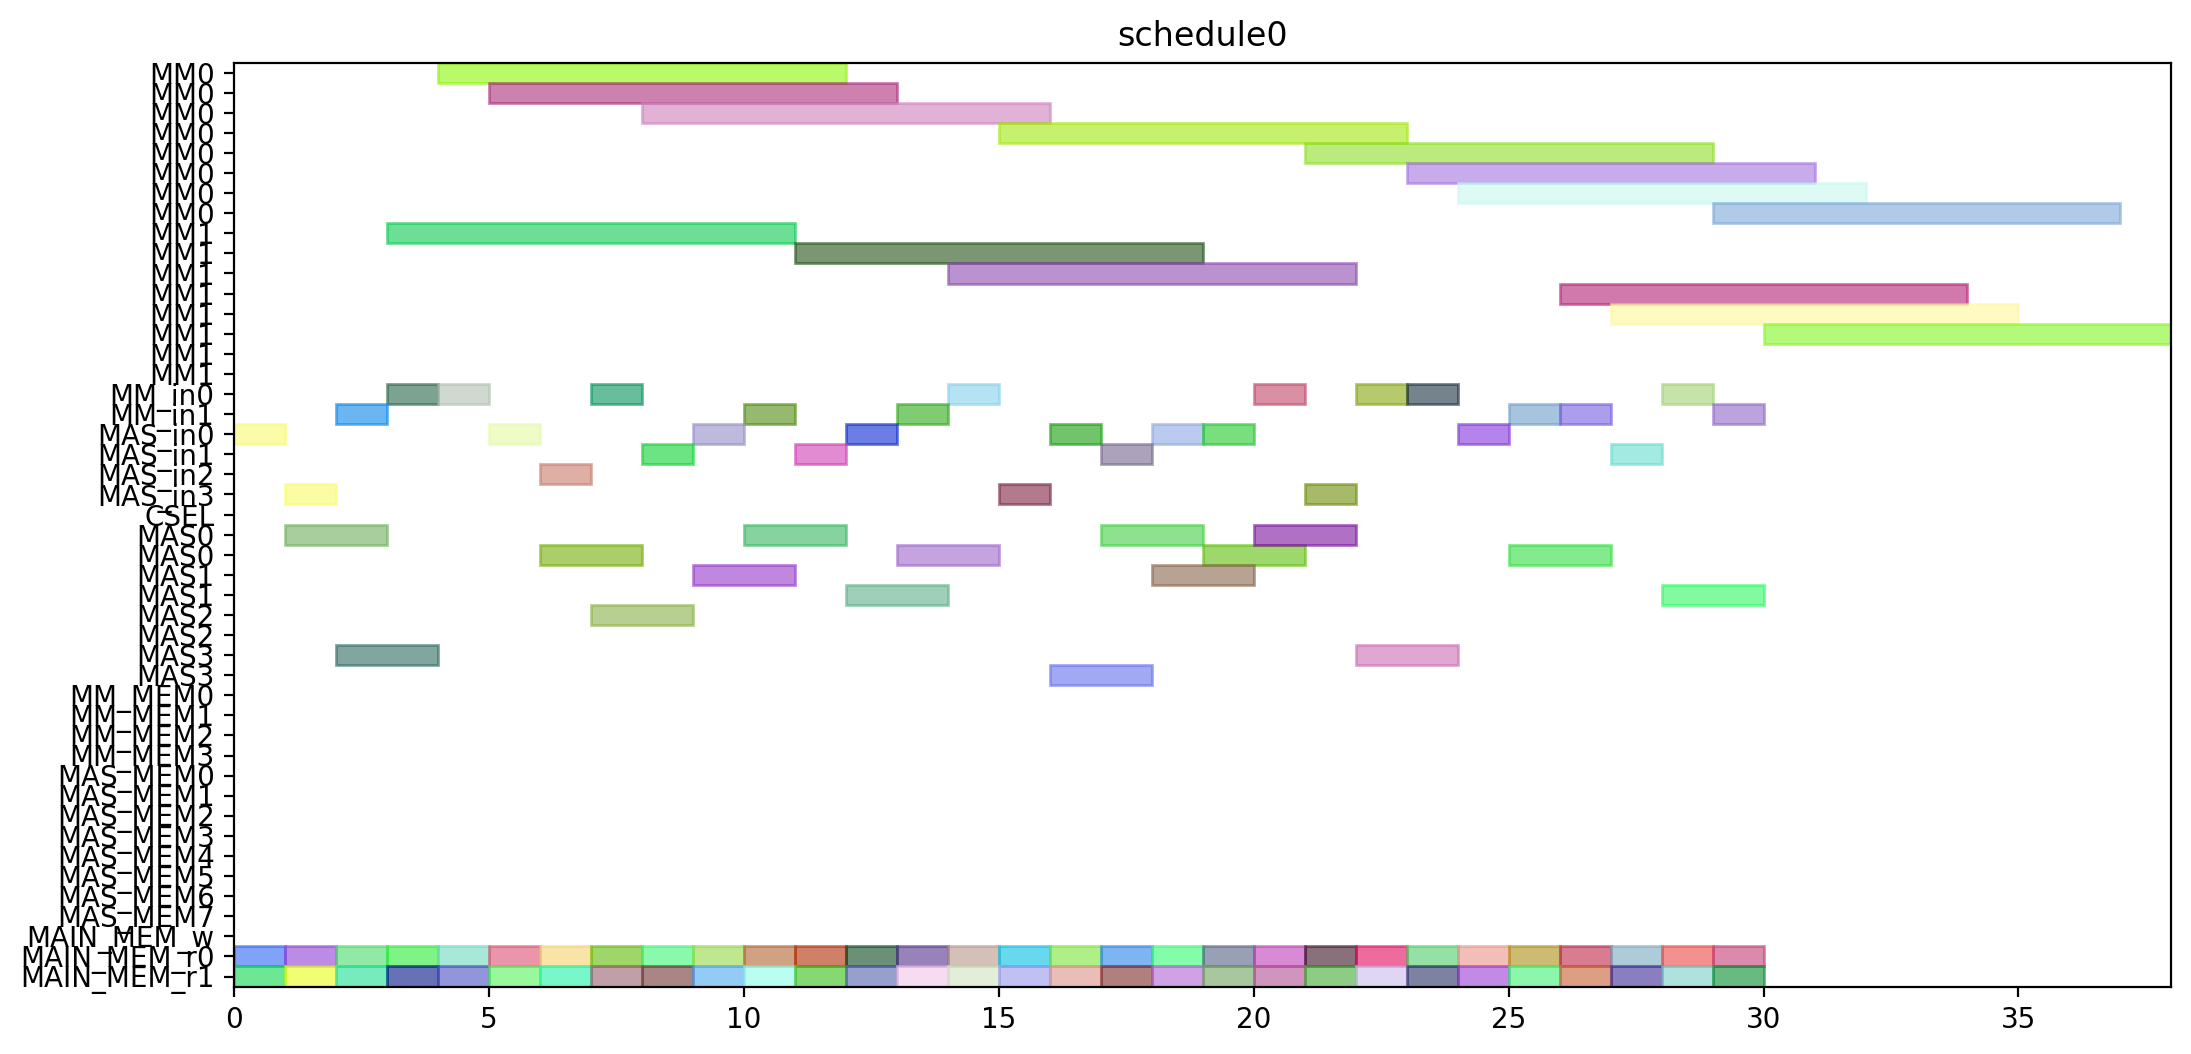

This figure's Python source:
from pyschedule import Scenario, solvers, plotters, alt


def solve():
	horizon = 120
	S = Scenario("schedule0", horizon=horizon)

	# resource
	MM = S.Resources('MM', num=2, size=8)
	MM_in = S.Resources('MM_in', num=2)
	MAS_in = S.Resources('MAS_in', num=4)
	CSEL = S.Resource('CSEL')
	MAS = S.Resources('MAS', num=4, size=2, periods=range(1, horizon))
	MM_MEM = S.Resources('MM_MEM', num=4)
	MAS_MEM = S.Resources('MAS_MEM', num=8)
	MAIN_MEM_w = S.Resource('MAIN_MEM_w', size=1)
	MAIN_MEM_r = S.Resources('MAIN_MEM_r', num=2)

	# result of previous scheduling

	# new tasks
	r1_t0 = S.Task('r1_t0', length=8, delay_cost=1)
	r1_t0 += alt(MM)
	r1_t0_in = S.Task('r1_t0_in', length=1, delay_cost=1)
	r1_t0_in += alt(MM_in)
	S += r1_t0_in*MM_in[0]<=r1_t0*MM[0]
	S += r1_t0_in*MM_in[1]<=r1_t0*MM[1]
	r1_t0_mem0 = S.Task('r1_t0_mem0', length=1, delay_cost=1)
	r1_t0_mem0 += MAIN_MEM_r[0]
	S += r1_t0_mem0 <= r1_t0

	r1_t0_mem1 = S.Task('r1_t0_mem1', length=1, delay_cost=1)
	r1_t0_mem1 += MAIN_MEM_r[1]
	S += r1_t0_mem1 <= r1_t0

	r1_t1 = S.Task('r1_t1', length=8, delay_cost=1)
	r1_t1 += alt(MM)
	r1_t1_in = S.Task('r1_t1_in', length=1, delay_cost=1)
	r1_t1_in += alt(MM_in)
	S += r1_t1_in*MM_in[0]<=r1_t1*MM[0]
	S += r1_t1_in*MM_in[1]<=r1_t1*MM[1]
	r1_t1_mem0 = S.Task('r1_t1_mem0', length=1, delay_cost=1)
	r1_t1_mem0 += MAIN_MEM_r[0]
	S += r1_t1_mem0 <= r1_t1

	r1_t1_mem1 = S.Task('r1_t1_mem1', length=1, delay_cost=1)
	r1_t1_mem1 += MAIN_MEM_r[1]
	S += r1_t1_mem1 <= r1_t1

	r1_t2 = S.Task('r1_t2', length=2, delay_cost=1)
	r1_t2 += alt(MAS)
	r1_t2_in = S.Task('r1_t2_in', length=1, delay_cost=1)
	r1_t2_in += alt(MAS_in)
	S += r1_t2_in*MAS_in[0]<=r1_t2*MAS[0]

	S += r1_t2_in*MAS_in[1]<=r1_t2*MAS[1]

	S += r1_t2_in*MAS_in[2]<=r1_t2*MAS[2]

	S += r1_t2_in*MAS_in[3]<=r1_t2*MAS[3]

	r1_t2_mem0 = S.Task('r1_t2_mem0', length=1, delay_cost=1)
	r1_t2_mem0 += MAIN_MEM_r[0]
	S += r1_t2_mem0 <= r1_t2

	r1_t2_mem1 = S.Task('r1_t2_mem1', length=1, delay_cost=1)
	r1_t2_mem1 += MAIN_MEM_r[1]
	S += r1_t2_mem1 <= r1_t2

	r1_t3 = S.Task('r1_t3', length=2, delay_cost=1)
	r1_t3 += alt(MAS)
	r1_t3_in = S.Task('r1_t3_in', length=1, delay_cost=1)
	r1_t3_in += alt(MAS_in)
	S += r1_t3_in*MAS_in[0]<=r1_t3*MAS[0]

	S += r1_t3_in*MAS_in[1]<=r1_t3*MAS[1]

	S += r1_t3_in*MAS_in[2]<=r1_t3*MAS[2]

	S += r1_t3_in*MAS_in[3]<=r1_t3*MAS[3]

	r1_t3_mem0 = S.Task('r1_t3_mem0', length=1, delay_cost=1)
	r1_t3_mem0 += MAIN_MEM_r[0]
	S += r1_t3_mem0 <= r1_t3

	r1_t3_mem1 = S.Task('r1_t3_mem1', length=1, delay_cost=1)
	r1_t3_mem1 += MAIN_MEM_r[1]
	S += r1_t3_mem1 <= r1_t3

	r3_t0 = S.Task('r3_t0', length=8, delay_cost=1)
	r3_t0 += alt(MM)
	r3_t0_in = S.Task('r3_t0_in', length=1, delay_cost=1)
	r3_t0_in += alt(MM_in)
	S += r3_t0_in*MM_in[0]<=r3_t0*MM[0]
	S += r3_t0_in*MM_in[1]<=r3_t0*MM[1]
	r3_t0_mem0 = S.Task('r3_t0_mem0', length=1, delay_cost=1)
	r3_t0_mem0 += MAIN_MEM_r[0]
	S += r3_t0_mem0 <= r3_t0

	r3_t0_mem1 = S.Task('r3_t0_mem1', length=1, delay_cost=1)
	r3_t0_mem1 += MAIN_MEM_r[1]
	S += r3_t0_mem1 <= r3_t0

	r3_t1 = S.Task('r3_t1', length=8, delay_cost=1)
	r3_t1 += alt(MM)
	r3_t1_in = S.Task('r3_t1_in', length=1, delay_cost=1)
	r3_t1_in += alt(MM_in)
	S += r3_t1_in*MM_in[0]<=r3_t1*MM[0]
	S += r3_t1_in*MM_in[1]<=r3_t1*MM[1]
	r3_t1_mem0 = S.Task('r3_t1_mem0', length=1, delay_cost=1)
	r3_t1_mem0 += MAIN_MEM_r[0]
	S += r3_t1_mem0 <= r3_t1

	r3_t1_mem1 = S.Task('r3_t1_mem1', length=1, delay_cost=1)
	r3_t1_mem1 += MAIN_MEM_r[1]
	S += r3_t1_mem1 <= r3_t1

	r3_t2 = S.Task('r3_t2', length=2, delay_cost=1)
	r3_t2 += alt(MAS)
	r3_t2_in = S.Task('r3_t2_in', length=1, delay_cost=1)
	r3_t2_in += alt(MAS_in)
	S += r3_t2_in*MAS_in[0]<=r3_t2*MAS[0]

	S += r3_t2_in*MAS_in[1]<=r3_t2*MAS[1]

	S += r3_t2_in*MAS_in[2]<=r3_t2*MAS[2]

	S += r3_t2_in*MAS_in[3]<=r3_t2*MAS[3]

	r3_t2_mem0 = S.Task('r3_t2_mem0', length=1, delay_cost=1)
	r3_t2_mem0 += MAIN_MEM_r[0]
	S += r3_t2_mem0 <= r3_t2

	r3_t2_mem1 = S.Task('r3_t2_mem1', length=1, delay_cost=1)
	r3_t2_mem1 += MAIN_MEM_r[1]
	S += r3_t2_mem1 <= r3_t2

	r3_t3 = S.Task('r3_t3', length=2, delay_cost=1)
	r3_t3 += alt(MAS)
	r3_t3_in = S.Task('r3_t3_in', length=1, delay_cost=1)
	r3_t3_in += alt(MAS_in)
	S += r3_t3_in*MAS_in[0]<=r3_t3*MAS[0]

	S += r3_t3_in*MAS_in[1]<=r3_t3*MAS[1]

	S += r3_t3_in*MAS_in[2]<=r3_t3*MAS[2]

	S += r3_t3_in*MAS_in[3]<=r3_t3*MAS[3]

	r3_t3_mem0 = S.Task('r3_t3_mem0', length=1, delay_cost=1)
	r3_t3_mem0 += MAIN_MEM_r[0]
	S += r3_t3_mem0 <= r3_t3

	r3_t3_mem1 = S.Task('r3_t3_mem1', length=1, delay_cost=1)
	r3_t3_mem1 += MAIN_MEM_r[1]
	S += r3_t3_mem1 <= r3_t3

	r4_t0 = S.Task('r4_t0', length=8, delay_cost=1)
	r4_t0 += alt(MM)
	r4_t0_in = S.Task('r4_t0_in', length=1, delay_cost=1)
	r4_t0_in += alt(MM_in)
	S += r4_t0_in*MM_in[0]<=r4_t0*MM[0]
	S += r4_t0_in*MM_in[1]<=r4_t0*MM[1]
	r4_t0_mem0 = S.Task('r4_t0_mem0', length=1, delay_cost=1)
	r4_t0_mem0 += MAIN_MEM_r[0]
	S += r4_t0_mem0 <= r4_t0

	r4_t0_mem1 = S.Task('r4_t0_mem1', length=1, delay_cost=1)
	r4_t0_mem1 += MAIN_MEM_r[1]
	S += r4_t0_mem1 <= r4_t0

	r4_t1 = S.Task('r4_t1', length=8, delay_cost=1)
	r4_t1 += alt(MM)
	r4_t1_in = S.Task('r4_t1_in', length=1, delay_cost=1)
	r4_t1_in += alt(MM_in)
	S += r4_t1_in*MM_in[0]<=r4_t1*MM[0]
	S += r4_t1_in*MM_in[1]<=r4_t1*MM[1]
	r4_t1_mem0 = S.Task('r4_t1_mem0', length=1, delay_cost=1)
	r4_t1_mem0 += MAIN_MEM_r[0]
	S += r4_t1_mem0 <= r4_t1

	r4_t1_mem1 = S.Task('r4_t1_mem1', length=1, delay_cost=1)
	r4_t1_mem1 += MAIN_MEM_r[1]
	S += r4_t1_mem1 <= r4_t1

	r4_t2 = S.Task('r4_t2', length=2, delay_cost=1)
	r4_t2 += alt(MAS)
	r4_t2_in = S.Task('r4_t2_in', length=1, delay_cost=1)
	r4_t2_in += alt(MAS_in)
	S += r4_t2_in*MAS_in[0]<=r4_t2*MAS[0]

	S += r4_t2_in*MAS_in[1]<=r4_t2*MAS[1]

	S += r4_t2_in*MAS_in[2]<=r4_t2*MAS[2]

	S += r4_t2_in*MAS_in[3]<=r4_t2*MAS[3]

	r4_t2_mem0 = S.Task('r4_t2_mem0', length=1, delay_cost=1)
	r4_t2_mem0 += MAIN_MEM_r[0]
	S += r4_t2_mem0 <= r4_t2

	r4_t2_mem1 = S.Task('r4_t2_mem1', length=1, delay_cost=1)
	r4_t2_mem1 += MAIN_MEM_r[1]
	S += r4_t2_mem1 <= r4_t2

	r4_t3 = S.Task('r4_t3', length=2, delay_cost=1)
	r4_t3 += alt(MAS)
	r4_t3_in = S.Task('r4_t3_in', length=1, delay_cost=1)
	r4_t3_in += alt(MAS_in)
	S += r4_t3_in*MAS_in[0]<=r4_t3*MAS[0]

	S += r4_t3_in*MAS_in[1]<=r4_t3*MAS[1]

	S += r4_t3_in*MAS_in[2]<=r4_t3*MAS[2]

	S += r4_t3_in*MAS_in[3]<=r4_t3*MAS[3]

	r4_t3_mem0 = S.Task('r4_t3_mem0', length=1, delay_cost=1)
	r4_t3_mem0 += MAIN_MEM_r[0]
	S += r4_t3_mem0 <= r4_t3

	r4_t3_mem1 = S.Task('r4_t3_mem1', length=1, delay_cost=1)
	r4_t3_mem1 += MAIN_MEM_r[1]
	S += r4_t3_mem1 <= r4_t3

	r5_t0 = S.Task('r5_t0', length=8, delay_cost=1)
	r5_t0 += alt(MM)
	r5_t0_in = S.Task('r5_t0_in', length=1, delay_cost=1)
	r5_t0_in += alt(MM_in)
	S += r5_t0_in*MM_in[0]<=r5_t0*MM[0]
	S += r5_t0_in*MM_in[1]<=r5_t0*MM[1]
	r5_t0_mem0 = S.Task('r5_t0_mem0', length=1, delay_cost=1)
	r5_t0_mem0 += MAIN_MEM_r[0]
	S += r5_t0_mem0 <= r5_t0

	r5_t0_mem1 = S.Task('r5_t0_mem1', length=1, delay_cost=1)
	r5_t0_mem1 += MAIN_MEM_r[1]
	S += r5_t0_mem1 <= r5_t0

	r5_t1 = S.Task('r5_t1', length=8, delay_cost=1)
	r5_t1 += alt(MM)
	r5_t1_in = S.Task('r5_t1_in', length=1, delay_cost=1)
	r5_t1_in += alt(MM_in)
	S += r5_t1_in*MM_in[0]<=r5_t1*MM[0]
	S += r5_t1_in*MM_in[1]<=r5_t1*MM[1]
	r5_t1_mem0 = S.Task('r5_t1_mem0', length=1, delay_cost=1)
	r5_t1_mem0 += MAIN_MEM_r[0]
	S += r5_t1_mem0 <= r5_t1

	r5_t1_mem1 = S.Task('r5_t1_mem1', length=1, delay_cost=1)
	r5_t1_mem1 += MAIN_MEM_r[1]
	S += r5_t1_mem1 <= r5_t1

	r5_t2 = S.Task('r5_t2', length=2, delay_cost=1)
	r5_t2 += alt(MAS)
	r5_t2_in = S.Task('r5_t2_in', length=1, delay_cost=1)
	r5_t2_in += alt(MAS_in)
	S += r5_t2_in*MAS_in[0]<=r5_t2*MAS[0]

	S += r5_t2_in*MAS_in[1]<=r5_t2*MAS[1]

	S += r5_t2_in*MAS_in[2]<=r5_t2*MAS[2]

	S += r5_t2_in*MAS_in[3]<=r5_t2*MAS[3]

	r5_t2_mem0 = S.Task('r5_t2_mem0', length=1, delay_cost=1)
	r5_t2_mem0 += MAIN_MEM_r[0]
	S += r5_t2_mem0 <= r5_t2

	r5_t2_mem1 = S.Task('r5_t2_mem1', length=1, delay_cost=1)
	r5_t2_mem1 += MAIN_MEM_r[1]
	S += r5_t2_mem1 <= r5_t2

	r5_t3 = S.Task('r5_t3', length=2, delay_cost=1)
	r5_t3 += alt(MAS)
	r5_t3_in = S.Task('r5_t3_in', length=1, delay_cost=1)
	r5_t3_in += alt(MAS_in)
	S += r5_t3_in*MAS_in[0]<=r5_t3*MAS[0]

	S += r5_t3_in*MAS_in[1]<=r5_t3*MAS[1]

	S += r5_t3_in*MAS_in[2]<=r5_t3*MAS[2]

	S += r5_t3_in*MAS_in[3]<=r5_t3*MAS[3]

	r5_t3_mem0 = S.Task('r5_t3_mem0', length=1, delay_cost=1)
	r5_t3_mem0 += MAIN_MEM_r[0]
	S += r5_t3_mem0 <= r5_t3

	r5_t3_mem1 = S.Task('r5_t3_mem1', length=1, delay_cost=1)
	r5_t3_mem1 += MAIN_MEM_r[1]
	S += r5_t3_mem1 <= r5_t3

	r6_t0 = S.Task('r6_t0', length=8, delay_cost=1)
	r6_t0 += alt(MM)
	r6_t0_in = S.Task('r6_t0_in', length=1, delay_cost=1)
	r6_t0_in += alt(MM_in)
	S += r6_t0_in*MM_in[0]<=r6_t0*MM[0]
	S += r6_t0_in*MM_in[1]<=r6_t0*MM[1]
	r6_t0_mem0 = S.Task('r6_t0_mem0', length=1, delay_cost=1)
	r6_t0_mem0 += MAIN_MEM_r[0]
	S += r6_t0_mem0 <= r6_t0

	r6_t0_mem1 = S.Task('r6_t0_mem1', length=1, delay_cost=1)
	r6_t0_mem1 += MAIN_MEM_r[1]
	S += r6_t0_mem1 <= r6_t0

	r6_t1 = S.Task('r6_t1', length=8, delay_cost=1)
	r6_t1 += alt(MM)
	r6_t1_in = S.Task('r6_t1_in', length=1, delay_cost=1)
	r6_t1_in += alt(MM_in)
	S += r6_t1_in*MM_in[0]<=r6_t1*MM[0]
	S += r6_t1_in*MM_in[1]<=r6_t1*MM[1]
	r6_t1_mem0 = S.Task('r6_t1_mem0', length=1, delay_cost=1)
	r6_t1_mem0 += MAIN_MEM_r[0]
	S += r6_t1_mem0 <= r6_t1

	r6_t1_mem1 = S.Task('r6_t1_mem1', length=1, delay_cost=1)
	r6_t1_mem1 += MAIN_MEM_r[1]
	S += r6_t1_mem1 <= r6_t1

	r6_t2 = S.Task('r6_t2', length=2, delay_cost=1)
	r6_t2 += alt(MAS)
	r6_t2_in = S.Task('r6_t2_in', length=1, delay_cost=1)
	r6_t2_in += alt(MAS_in)
	S += r6_t2_in*MAS_in[0]<=r6_t2*MAS[0]

	S += r6_t2_in*MAS_in[1]<=r6_t2*MAS[1]

	S += r6_t2_in*MAS_in[2]<=r6_t2*MAS[2]

	S += r6_t2_in*MAS_in[3]<=r6_t2*MAS[3]

	r6_t2_mem0 = S.Task('r6_t2_mem0', length=1, delay_cost=1)
	r6_t2_mem0 += MAIN_MEM_r[0]
	S += r6_t2_mem0 <= r6_t2

	r6_t2_mem1 = S.Task('r6_t2_mem1', length=1, delay_cost=1)
	r6_t2_mem1 += MAIN_MEM_r[1]
	S += r6_t2_mem1 <= r6_t2

	r6_t3 = S.Task('r6_t3', length=2, delay_cost=1)
	r6_t3 += alt(MAS)
	r6_t3_in = S.Task('r6_t3_in', length=1, delay_cost=1)
	r6_t3_in += alt(MAS_in)
	S += r6_t3_in*MAS_in[0]<=r6_t3*MAS[0]

	S += r6_t3_in*MAS_in[1]<=r6_t3*MAS[1]

	S += r6_t3_in*MAS_in[2]<=r6_t3*MAS[2]

	S += r6_t3_in*MAS_in[3]<=r6_t3*MAS[3]

	r6_t3_mem0 = S.Task('r6_t3_mem0', length=1, delay_cost=1)
	r6_t3_mem0 += MAIN_MEM_r[0]
	S += r6_t3_mem0 <= r6_t3

	r6_t3_mem1 = S.Task('r6_t3_mem1', length=1, delay_cost=1)
	r6_t3_mem1 += MAIN_MEM_r[1]
	S += r6_t3_mem1 <= r6_t3

	r9_t2 = S.Task('r9_t2', length=2, delay_cost=1)
	r9_t2 += alt(MAS)
	r9_t2_in = S.Task('r9_t2_in', length=1, delay_cost=1)
	r9_t2_in += alt(MAS_in)
	S += r9_t2_in*MAS_in[0]<=r9_t2*MAS[0]

	S += r9_t2_in*MAS_in[1]<=r9_t2*MAS[1]

	S += r9_t2_in*MAS_in[2]<=r9_t2*MAS[2]

	S += r9_t2_in*MAS_in[3]<=r9_t2*MAS[3]

	r9_t2_mem0 = S.Task('r9_t2_mem0', length=1, delay_cost=1)
	r9_t2_mem0 += MAIN_MEM_r[0]
	S += r9_t2_mem0 <= r9_t2

	r9_t2_mem1 = S.Task('r9_t2_mem1', length=1, delay_cost=1)
	r9_t2_mem1 += MAIN_MEM_r[1]
	S += r9_t2_mem1 <= r9_t2

	r12_t0 = S.Task('r12_t0', length=8, delay_cost=1)
	r12_t0 += alt(MM)
	r12_t0_in = S.Task('r12_t0_in', length=1, delay_cost=1)
	r12_t0_in += alt(MM_in)
	S += r12_t0_in*MM_in[0]<=r12_t0*MM[0]
	S += r12_t0_in*MM_in[1]<=r12_t0*MM[1]
	r12_t0_mem0 = S.Task('r12_t0_mem0', length=1, delay_cost=1)
	r12_t0_mem0 += MAIN_MEM_r[0]
	S += r12_t0_mem0 <= r12_t0

	r12_t0_mem1 = S.Task('r12_t0_mem1', length=1, delay_cost=1)
	r12_t0_mem1 += MAIN_MEM_r[1]
	S += r12_t0_mem1 <= r12_t0

	r12_t1 = S.Task('r12_t1', length=8, delay_cost=1)
	r12_t1 += alt(MM)
	r12_t1_in = S.Task('r12_t1_in', length=1, delay_cost=1)
	r12_t1_in += alt(MM_in)
	S += r12_t1_in*MM_in[0]<=r12_t1*MM[0]
	S += r12_t1_in*MM_in[1]<=r12_t1*MM[1]
	r12_t1_mem0 = S.Task('r12_t1_mem0', length=1, delay_cost=1)
	r12_t1_mem0 += MAIN_MEM_r[0]
	S += r12_t1_mem0 <= r12_t1

	r12_t1_mem1 = S.Task('r12_t1_mem1', length=1, delay_cost=1)
	r12_t1_mem1 += MAIN_MEM_r[1]
	S += r12_t1_mem1 <= r12_t1

	r12_t2 = S.Task('r12_t2', length=2, delay_cost=1)
	r12_t2 += alt(MAS)
	r12_t2_in = S.Task('r12_t2_in', length=1, delay_cost=1)
	r12_t2_in += alt(MAS_in)
	S += r12_t2_in*MAS_in[0]<=r12_t2*MAS[0]

	S += r12_t2_in*MAS_in[1]<=r12_t2*MAS[1]

	S += r12_t2_in*MAS_in[2]<=r12_t2*MAS[2]

	S += r12_t2_in*MAS_in[3]<=r12_t2*MAS[3]

	r12_t2_mem0 = S.Task('r12_t2_mem0', length=1, delay_cost=1)
	r12_t2_mem0 += MAIN_MEM_r[0]
	S += r12_t2_mem0 <= r12_t2

	r12_t2_mem1 = S.Task('r12_t2_mem1', length=1, delay_cost=1)
	r12_t2_mem1 += MAIN_MEM_r[1]
	S += r12_t2_mem1 <= r12_t2

	r12_t3 = S.Task('r12_t3', length=2, delay_cost=1)
	r12_t3 += alt(MAS)
	r12_t3_in = S.Task('r12_t3_in', length=1, delay_cost=1)
	r12_t3_in += alt(MAS_in)
	S += r12_t3_in*MAS_in[0]<=r12_t3*MAS[0]

	S += r12_t3_in*MAS_in[1]<=r12_t3*MAS[1]

	S += r12_t3_in*MAS_in[2]<=r12_t3*MAS[2]

	S += r12_t3_in*MAS_in[3]<=r12_t3*MAS[3]

	r12_t3_mem0 = S.Task('r12_t3_mem0', length=1, delay_cost=1)
	r12_t3_mem0 += MAIN_MEM_r[0]
	S += r12_t3_mem0 <= r12_t3

	r12_t3_mem1 = S.Task('r12_t3_mem1', length=1, delay_cost=1)
	r12_t3_mem1 += MAIN_MEM_r[1]
	S += r12_t3_mem1 <= r12_t3

	r13_t0 = S.Task('r13_t0', length=8, delay_cost=1)
	r13_t0 += alt(MM)
	r13_t0_in = S.Task('r13_t0_in', length=1, delay_cost=1)
	r13_t0_in += alt(MM_in)
	S += r13_t0_in*MM_in[0]<=r13_t0*MM[0]
	S += r13_t0_in*MM_in[1]<=r13_t0*MM[1]
	r13_t0_mem0 = S.Task('r13_t0_mem0', length=1, delay_cost=1)
	r13_t0_mem0 += MAIN_MEM_r[0]
	S += r13_t0_mem0 <= r13_t0

	r13_t0_mem1 = S.Task('r13_t0_mem1', length=1, delay_cost=1)
	r13_t0_mem1 += MAIN_MEM_r[1]
	S += r13_t0_mem1 <= r13_t0

	r13_t1 = S.Task('r13_t1', length=8, delay_cost=1)
	r13_t1 += alt(MM)
	r13_t1_in = S.Task('r13_t1_in', length=1, delay_cost=1)
	r13_t1_in += alt(MM_in)
	S += r13_t1_in*MM_in[0]<=r13_t1*MM[0]
	S += r13_t1_in*MM_in[1]<=r13_t1*MM[1]
	r13_t1_mem0 = S.Task('r13_t1_mem0', length=1, delay_cost=1)
	r13_t1_mem0 += MAIN_MEM_r[0]
	S += r13_t1_mem0 <= r13_t1

	r13_t1_mem1 = S.Task('r13_t1_mem1', length=1, delay_cost=1)
	r13_t1_mem1 += MAIN_MEM_r[1]
	S += r13_t1_mem1 <= r13_t1

	r13_t2 = S.Task('r13_t2', length=2, delay_cost=1)
	r13_t2 += alt(MAS)
	r13_t2_in = S.Task('r13_t2_in', length=1, delay_cost=1)
	r13_t2_in += alt(MAS_in)
	S += r13_t2_in*MAS_in[0]<=r13_t2*MAS[0]

	S += r13_t2_in*MAS_in[1]<=r13_t2*MAS[1]

	S += r13_t2_in*MAS_in[2]<=r13_t2*MAS[2]

	S += r13_t2_in*MAS_in[3]<=r13_t2*MAS[3]

	r13_t2_mem0 = S.Task('r13_t2_mem0', length=1, delay_cost=1)
	r13_t2_mem0 += MAIN_MEM_r[0]
	S += r13_t2_mem0 <= r13_t2

	r13_t2_mem1 = S.Task('r13_t2_mem1', length=1, delay_cost=1)
	r13_t2_mem1 += MAIN_MEM_r[1]
	S += r13_t2_mem1 <= r13_t2

	r13_t3 = S.Task('r13_t3', length=2, delay_cost=1)
	r13_t3 += alt(MAS)
	r13_t3_in = S.Task('r13_t3_in', length=1, delay_cost=1)
	r13_t3_in += alt(MAS_in)
	S += r13_t3_in*MAS_in[0]<=r13_t3*MAS[0]

	S += r13_t3_in*MAS_in[1]<=r13_t3*MAS[1]

	S += r13_t3_in*MAS_in[2]<=r13_t3*MAS[2]

	S += r13_t3_in*MAS_in[3]<=r13_t3*MAS[3]

	r13_t3_mem0 = S.Task('r13_t3_mem0', length=1, delay_cost=1)
	r13_t3_mem0 += MAIN_MEM_r[0]
	S += r13_t3_mem0 <= r13_t3

	r13_t3_mem1 = S.Task('r13_t3_mem1', length=1, delay_cost=1)
	r13_t3_mem1 += MAIN_MEM_r[1]
	S += r13_t3_mem1 <= r13_t3

	r16_t3 = S.Task('r16_t3', length=2, delay_cost=1)
	r16_t3 += alt(MAS)
	r16_t3_in = S.Task('r16_t3_in', length=1, delay_cost=1)
	r16_t3_in += alt(MAS_in)
	S += r16_t3_in*MAS_in[0]<=r16_t3*MAS[0]

	S += r16_t3_in*MAS_in[1]<=r16_t3*MAS[1]

	S += r16_t3_in*MAS_in[2]<=r16_t3*MAS[2]

	S += r16_t3_in*MAS_in[3]<=r16_t3*MAS[3]

	r16_t3_mem0 = S.Task('r16_t3_mem0', length=1, delay_cost=1)
	r16_t3_mem0 += MAIN_MEM_r[0]
	S += r16_t3_mem0 <= r16_t3

	r16_t3_mem1 = S.Task('r16_t3_mem1', length=1, delay_cost=1)
	r16_t3_mem1 += MAIN_MEM_r[1]
	S += r16_t3_mem1 <= r16_t3

	solvers.mip.solve(S,msg=1,kind='CPLEX',ratio_gap=1.01)

	solution = [['hoge']*len(S.solution()[1]) for i in range(len(S.solution()))]
	for i in range(len(S.solution())):
		for j in range(len(S.solution()[i])):
			solution[i][j]=str(S.solution()[i][j])
	print(solution)

	cycles = int(solution[-1][3])

	pic_file_name = "/mnt/rose/usr1/fukuda/ABE/multiRAM_multiMAS_16mux/scheduling_result/stage8MM2_stage2MAS4/EP2_YRECOVER/schedule0.png"
	if(S.solution() != []):
		plotters.matplotlib.plot(S,img_filename=pic_file_name, show_task_labels=False, fig_size=(cycles*0.25+3, 6))

	return solution
